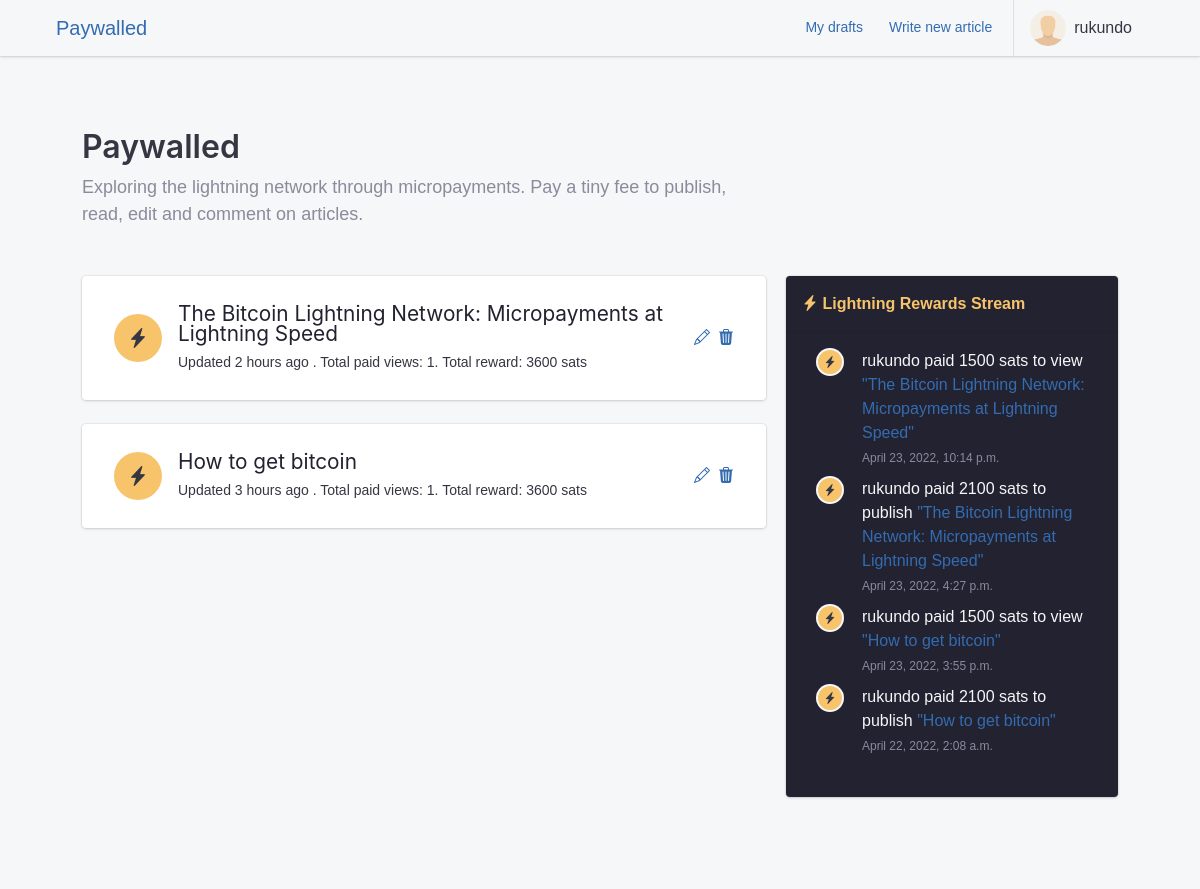
The app's page / (signed in) with its own data.
### apps/authentication/models.py (models this page shows, shortened)
class Profile(models.Model):
    user = models.OneToOneField(User, on_delete=models.CASCADE, verbose_name=_("user"))
    node_pubkey = models.CharField(max_length=80, unique=True, blank=True, null=True)
    class Meta:
        verbose_name = _("profile")
        verbose_name_plural = _("profiles")
        db_table = "auth_profile"
    def get_screen_name(self):
        try:
            if self.user.get_full_name():
                return self.user.get_full_name()
            else:
                return self.user.username
        except Exception:
            return self.user.username

### apps/blog/models.py (models this page shows, shortened)
class Article(models.Model):
    DRAFT = "D"
    PUBLISHED = "P"
    STATUS = ((DRAFT, _("Draft")), (PUBLISHED, _("Published")))
    uuid = models.UUIDField(unique=True, default=uuid.uuid4, editable=False)
    user = models.ForeignKey(
        settings.AUTH_USER_MODEL,
        null=True,
        related_name="articles",
        on_delete=models.SET_NULL,
    )
    date_created = models.DateTimeField(auto_now_add=True)
    date_published = models.DateTimeField(auto_now=True)
    title = models.CharField(max_length=255, null=True, unique=True)
    status = models.CharField(max_length=1, choices=STATUS, default=DRAFT)
    content = models.CharField(_("Content"), max_length=40000, blank=True)
    edited = models.BooleanField(default=False)
    objects = ArticleQuerySet.as_manager()
    class Meta:
        verbose_name = _("Article")
        verbose_name_plural = _("Articles")
        ordering = ("-date_published",)
    def get_absolute_url(self):
        return reverse('articles:article', kwargs={ "article_uuid": self.uuid })
    def get_view_count(self):
        return self.payments.filter(status="complete", purpose="view").count()
    def get_total_reward(self):
        return self.payments.filter(status="complete").aggregate(total_reward=Sum('satoshi_amount'))

### apps/payments/models.py (models this page shows, shortened)
class Payment(models.Model):
    PAYMENT_STATUS_CHOICES = (
        ('pending_invoice', 'Pending Invoice'), # Should be atomic
        ('pending_payment', 'Pending Payment'),
        ('complete', 'Complete'),
        ('error', 'Error'),
    )
    PUBLISH = "publish"
    VIEW = "view"
    EDIT = "edit"
    COMMENT = "comment"
    PAYMENT_PURPOSE_CHOICES = (
        (PUBLISH, 'Publish'),
        (VIEW, 'View'),
        (EDIT, 'Edit'),
        (COMMENT, 'Comment'),
    )
    user = models.ForeignKey(
        settings.AUTH_USER_MODEL,
        null=True,
        related_name="payments",
        on_delete=models.SET_NULL,
    )
    article = models.ForeignKey(Article, on_delete=models.CASCADE, related_name='payments')
    purpose = models.CharField(max_length=10, choices=PAYMENT_PURPOSE_CHOICES)
    satoshi_amount = models.IntegerField()
    r_hash = models.CharField(max_length=64)
    payment_request = models.CharField(max_length=1000)
    status = models.CharField(max_length=50, default='pending_invoice', choices=PAYMENT_STATUS_CHOICES)
    created_at = models.DateTimeField(auto_now_add=True)
    modified_at = models.DateTimeField(auto_now=True)

### apps/core/views.py (the view)
# urls.py: path("", core_views.home, name="home"),
def home(request):
    published_articles = Article.objects.get_published()
    payments = Payment.objects.filter(status='complete').order_by('-modified_at')
    return render(
        request, "core/home.html", {
            "articles": published_articles,
            "payments": payments
        },
    )

### apps/blog/models.py (called while the page is built)
    def get_published(self):
        return self.filter(status="P").order_by("-date_published")

### apps/core/templates/core/home.html (shortened to what this page needs)
{% extends 'base.html' %}
{% load static i18n humanize %}
{% block content %}
<section class="position-relative pb-5 bg-light">
    <div class="sticker">
        <div class="sticker-item sticker-top-right sticker-soften">
        </div>
        <div class="sticker-item sticker-bottom-left sticker-soften scale-150">
        </div>
    </div>
    <div class="container position-relative">
        <div class="row">
            <div class="col-md-8">
                <h2 class="text-center text-sm-left"> Paywalled</h2>
                <p class="lead text-muted text-center text-sm-left mb-5">Exploring the lightning network through
                    micropayments. Pay a tiny fee to publish, read, edit and comment on articles.</p>
            </div>
        </div>
        <div class="row">
            <div class="col-md-8">
                <div class="list-group list-group-flush list-group-divider">
                    {% for article in articles %}
                    {% include 'partials/article_list.html' %}
                    {% empty %}
                    <h4 class="no-data">{% trans 'There is no published article yet' %}. <a
                            href="{% url 'articles:write_new' %}">{% trans 'Be the first one to publish one' %}!</a>
                    </h4>
                    {% endfor %}
                </div>
            </div>
            <div class="col-md-4">
                <div class="card text-light bg-dark">
                    <div class="card-header text-warning"><i class="bi bi-lightning-charge-fill"></i> Lightning Rewards
                        Stream</div>
                    <div class="card-body">
                        {% if payments %}
                        <ul class="timeline timeline-fluid">
                            {% for payment in payments %}
                            {% include 'partials/article_payment.html' with mode="general" %}
                            {% endfor %}
                        </ul>
                        {% else %}
                        <p>No payments for this article at this time.</p>
                        {% endif %}
                    </div>
                </div>
            </div>
        </div>
    </div>
</section>
{% endblock content %}

### paywalled/templates/includes/header.html (shortened to what this page needs)
{% load static %}
<header class="app-header app-header-light">
  <div class="top-bar container">
    <div class="top-bar-brand">
      <a href="/">Paywalled</a>
    </div>
    <div class="top-bar-list">
      {% block header-far-right %}
      <div class="top-bar-item top-bar-item-right px-0 d-none d-sm-flex">
        <ul class="header-nav nav">
          {% if user.is_authenticated %}
          <li class="nav-item">
            <a class="btn btn-link" href="{% url 'articles:drafts' %}">My drafts</a>
          </li>
          <li class="nav-item">
            <a class="btn btn-link" href="{% url 'articles:write_new' %}">Write new article</a>
          </li>
          {% endif %}
        </ul>
        {% if user.is_authenticated %}
        <div class="navbar-nav dropdown d-flex">
          <button class="btn-account w-100" type="button" data-toggle="dropdown" aria-haspopup="true"
            aria-expanded="false"><span class="user-avatar user-avatar-md mr-lg-0"><img
                src="{% static 'images/user.png' %}" alt=""></span> <span
              class="account-summary pl-lg-2 d-none d-lg-block"><span
                class="account-name">{{ user.profile.get_screen_name }}</span></span>
          </button>
        </div>
        {% else %}
        <a class="btn-account btn btn-primary btn-lg" title="Sign up" href="{% url 'signup' %}">Sign up</a>
        <a class="btn-account btn-default btn-lg" title="Log in" href="{% url 'login' %}">Log in</a>
        {% endif %}
      </div>
      {% endblock %}
    </div>
  </div>
</header>

### paywalled/templates/partials/article_list.html
{% load humanize %}
<div class="card mb-4" id="articles">
    <div class="card-body">
        <div class="list-group-item">
            <div class="list-group-item-figure">
                <a href="{% url 'articles:article' article.uuid %}" class="tile tile-lg tile-circle bg-warning">
                    <i class="bi bi-lightning-charge-fill"></i>
                </a>
            </div>
            <div class="list-group-item-body">
                <h3 style="font-size:1.3rem" class="list-group-item-title">
                    <a href="{% url 'articles:article' article.uuid %}">{{ article.title }}</a>
                </h3>
                <p class="list-group-item-subtitle mt-2">Updated
                    {{ article.date_published|naturaltime }}
                    . Total paid views: {{ article.get_view_count }}. Total reward:
                    {{ article.get_total_reward.total_reward }} sats</p>
            </div>
            {% if request.user == article.user %}
            <div class="list-group-item-figure">
                <a class="mr-1" href="{% url 'articles:edit_article' article.pk %}"><i class="bi bi-pencil"></i></a>
                <a class="ml-1" href="{% url 'articles:delete_article' article.pk %}"><i
                        class="bi bi-trash3-fill"></i></a>
            </div>
            {% endif %}
        </div>
    </div>
</div>

### paywalled/templates/partials/article_payment.html
<li class="timeline-item">
    <div class="timeline-figure">
        <span class="tile tile-circle tile-sm bg-warning"><i class="bi bi-lightning-charge-fill"></i></span>
    </div>
    <div class="timeline-body">
        <div class="media">
            <div class="media-body">
                <p class="mb-0">
                    {{ payment.user.profile.get_screen_name }} paid
                    {{ payment.satoshi_amount }} sats to
                    {{ payment.purpose }} {% if mode == 'general' %}<a
                        href="{{ payment.article.get_absolute_url }}">"{{ payment.article.title }}"</a>{% endif %}
                </p><span class="timeline-date">{{ payment.created_at }}</span>
            </div>
        </div>
    </div>
</li>

### records on screen
Article: title "The Bitcoin Lightning Network: Micropayments at Lightning Speed", date_published "2 hours ago", get_view_count "1", get_total_reward.total_reward "3600"
Article: title "How to get bitcoin", date_published "3 hours ago", get_view_count "1", get_total_reward.total_reward "3600"
Payment: user.profile.get_screen_name "rukundo", satoshi_amount "1500", purpose "view", article "The Bitcoin Lightning Network: Micropayments at Lightning Speed", created_at "April 23, 2022, 10:14 p.m."
Payment: user.profile.get_screen_name "rukundo", satoshi_amount "2100", purpose "publish", article "The Bitcoin Lightning Network: Micropayments at Lightning Speed", created_at "April 23, 2022, 4:27 p.m."
Payment: user.profile.get_screen_name "rukundo", satoshi_amount "1500", purpose "view", article "How to get bitcoin", created_at "April 23, 2022, 3:55 p.m."
Payment: user.profile.get_screen_name "rukundo", satoshi_amount "2100", purpose "publish", article "How to get bitcoin", created_at "April 22, 2022, 2:08 a.m."

### other values on screen
{{ user.profile.get_screen_name }} "rukundo"
